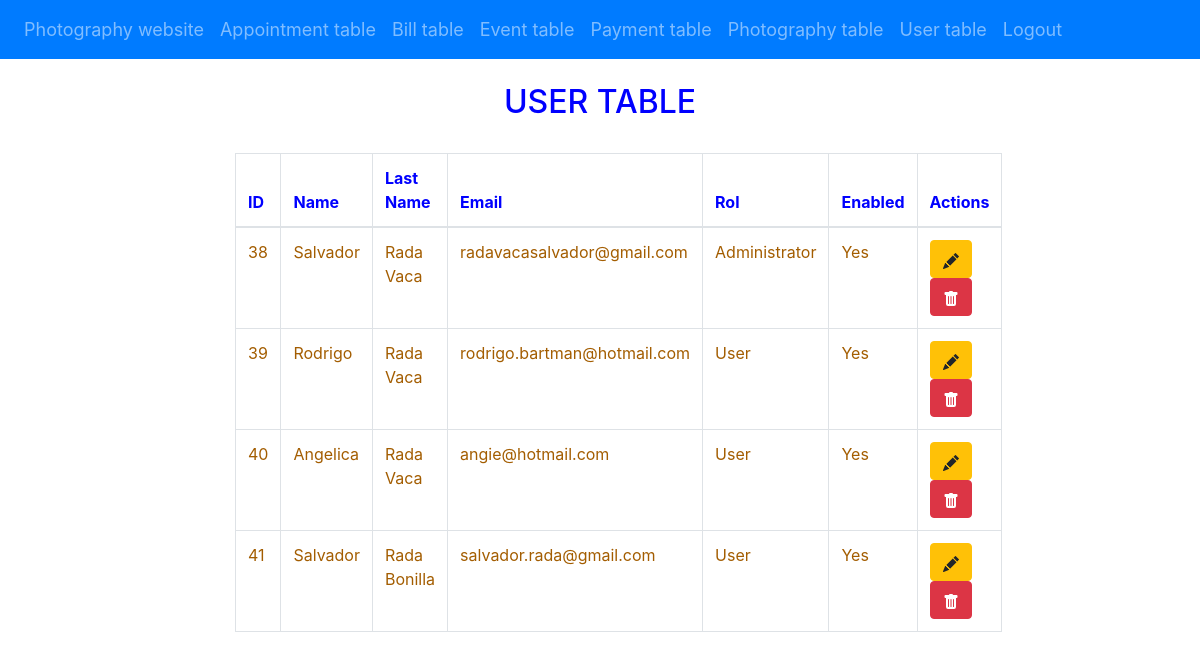
Screenshot of / (signed in) with the database file from the repository.
### tables this page shows
CREATE TABLE `user_table` (
  `id` bigint(11) NOT NULL,
  `name` varchar(255) NOT NULL,
  `last_name` varchar(255) NOT NULL,
  `email` varchar(255) NOT NULL,
  `password` varchar(255) NOT NULL,
  `token_confirmation` varchar(1000) NOT NULL,
  `rol` varchar(255) NOT NULL,
  `enabled` tinyint(4) NOT NULL,
  `state` tinyint(4) NOT NULL
);

### model/index.php (called while the page is built, shortened)
<?php
class Model{
    private $db;
    public function __construct(){
        $this->db = mysqli_connect('localhost', 'root', '', 'projectx');
    }
    public function select($table, $condition){
        $sql = "SELECT * FROM " . $table . " WHERE " . $condition . ";";
        return mysqli_query($this->db, $sql);
    }
}
?>

### user_views/index.php (the view, shortened to what this page needs)
<?php include("template/header.php"); ?>
<div class="col-md-2"></div>
<div class="col-md-8">
    <h4>USER TABLE</h4><br/>
    <table class="table table-bordered">
        <thead>
            <tr>
                <th>ID</th>
                <th>Name</th>
                <th>Last Name</th>
                <th>Email</th>
                <th>Rol</th>
                <th>Enabled</th>
                <th>Actions</th>
            </tr>
        </thead>
        <tbody>
            <?php
            while($user = mysqli_fetch_array($users)) {
                if($user['state'] == 1 && $rol == "Administrator") {
            ?>
                <tr>
                    <td><?=$user['id']?></td>
                    <td><?=$user['name']?></td>
                    <td><?=$user['last_name']?></td>
                    <td><?=$user['email']?></td>
                    <td><?=$user['rol']?></td>
                    <td><?=($user['enabled'])? "Yes" : "No"?></td>
                    <td>
                        <a href="index.php?m=editUser&id=<?php echo $user['id']; ?>" class="btn btn-warning">
                            <i class="bi bi-pencil-fill">
                            </i>
                        </a>
                        <a href="index.php?m=deleteUser&id=<?php echo $user['id']; ?>" class="btn btn-danger">
                            <i class="bi bi-trash-fill">
                            </i>
                        </a>
                    </td>
                </tr>
            <?php
                } else if($user['state'] == 1 && $rol == "User") {
            ?>
                <tr>
                    <td><?=$user['id']?></td>
                    <td><?=$user['name']?></td>
                    <td><?=$user['last_name']?></td>
                    <td><?=$user['email']?></td>
                    <td><?=$user['rol']?></td>
                    <td><?=($user['enabled'])? "Yes" : "No"?></td>
                    <td>
                        <a href="index.php?m=editUser&id=<?php echo $user['id']; ?>" class="btn btn-warning">
                            <i class="bi bi-pencil-fill">
                                <svg xmlns="http://www.w3.org/2000/svg" width="16" height="16" fill="currentColor" class="bi bi-pencil-fill" viewBox="0 0 16 16">
                                    <path d="M12.854.146a.5.5 0 0 0-.707 0L10.5 1.793 14.207 5.5l1.647-1.646a.5.5 0 0 0 0-.708zm.646 6.061L9.793 2.5 3.293 9H3.5a.5.5 0 0 1 .5.5v.5h.5a.5.5 0 0 1 .5.5v.5h.5a.5.5 0 0 1 .5.5v.5h.5a.5.5 0 0 1 .5.5v.207zm-7.468 7.468A.5.5 0 0 1 6 13.5V13h-.5a.5.5 0 0 1-.5-.5V12h-.5a.5.5 0 0 1-.5-.5V11h-.5a.5.5 0 0 1-.5-.5V10h-.5a.5.5 0 0 1-.175-.032l-.179.178a.5.5 0 0 0-.11.168l-2 5a.5.5 0 0 0 .65.65l5-2a.5.5 0 0 0 .168-.11z"/>
                                </svg>
                            </i>
                        </a>
                    </td>
                </tr>
            <?php
                }
            }
            ?>
        </tbody>
    </table>
</div>
<?php include("template/footer.php"); ?>

### index.php
<?php
require_once("controllers/index.php");
if(isset($_GET['m'])):
    if(method_exists("modelController", $_GET['m'])):
        modelController::{$_GET['m']}();
    endif;
else:
    modelController::index();
endif;
?>

### controllers/index.php (shortened to what this page needs)
<?php
require_once("model/index.php");
class modelController{
    static function index(){
        $user = new Model();
        if(!isset($_SESSION['user'])) {
            header("Location:index.php?m=showLogin");
        } else {
            if(isset($_SESSION['id']) && isset($_SESSION['rol'])) {
                if($_SESSION['rol'] == "User") {
                    $id = $_SESSION['id'];
                    $rol = $_SESSION['rol'];
                    $users = $user->select("user_table", "id=".$id);
                    require_once("user_views/index.php");
                } else if($_SESSION['rol'] == "Administrator") {
                    $rol = $_SESSION['rol'];
                    $users = $user->select("user_table", "1");
                    require_once("user_views/index.php");
                }
            }
        }
    }
}
?>

### template/header.php (shortened to what this page needs)
<!DOCTYPE html>
<html lang="es">
  <head>
    <link rel="stylesheet" href="https://stackpath.bootstrapcdn.com/bootstrap/4.3.1/css/bootstrap.min.css">
    <link rel="stylesheet" href="css/app.css">
  </head>
  <body>
    <nav class="navbar navbar-expand-lg navbar-dark bg-primary">
        <div class="nav navbar-nav">
          <a class="nav-item nav-link" href="#"><span>Photography website</span></a>
          <a class="nav-item nav-link" href="index.php?m=appointmentTable">Appointment table</a>
          <a class="nav-item nav-link" href="index.php?m=billTable">Bill table</a>
          <a class="nav-item nav-link" href="index.php?m=eventTable">Event table</a>
          <a class="nav-item nav-link" href="index.php?m=paymentTable">Payment table</a>
          <a class="nav-item nav-link" href="index.php?m=photographyTable">Photography table</a>
          <a class="nav-item nav-link" href="index.php?m=index">User table</a>
          <a class="nav-item nav-link" href="index.php?m=logout">Logout</a>
        </div>
    </nav>
    <div class="container">
        <br/>
        <div class="row">

### template/footer.php (shortened to what this page needs)
        </div>
    </div>
  </body>
</html>

### css/app.css (style rules this page uses)
body { background-image: url('https://www.darkroomclicks.com/wp-content/uploads/2018/04/photography-business.jpg'); color: #FFFFFF; background-size: 1360px, 0px; }
th { color: blue; background-size: contain; }
td { color: rgb(163, 93, 1); background-size: contain; }
h4 { text-align: center; font-size:xx-large; color: blue; }
.nav-item { color: #FFFFFF; font-size: large; }

### rows the page displays
user_table: id "38", name "Salvador", last_name "Rada Vaca", email "radavacasalvador@gmail.com", rol "Administrator", enabled "Yes"
user_table: id "39", name "Rodrigo", last_name "Rada Vaca", email "rodrigo.bartman@hotmail.com", rol "User", enabled "Yes"
user_table: id "40", name "Angelica", last_name "Rada Vaca", email "angie@hotmail.com", rol "User", enabled "Yes"
user_table: id "41", name "Salvador", last_name "Rada Bonilla", email "salvador.rada@gmail.com", rol "User", enabled "Yes"
